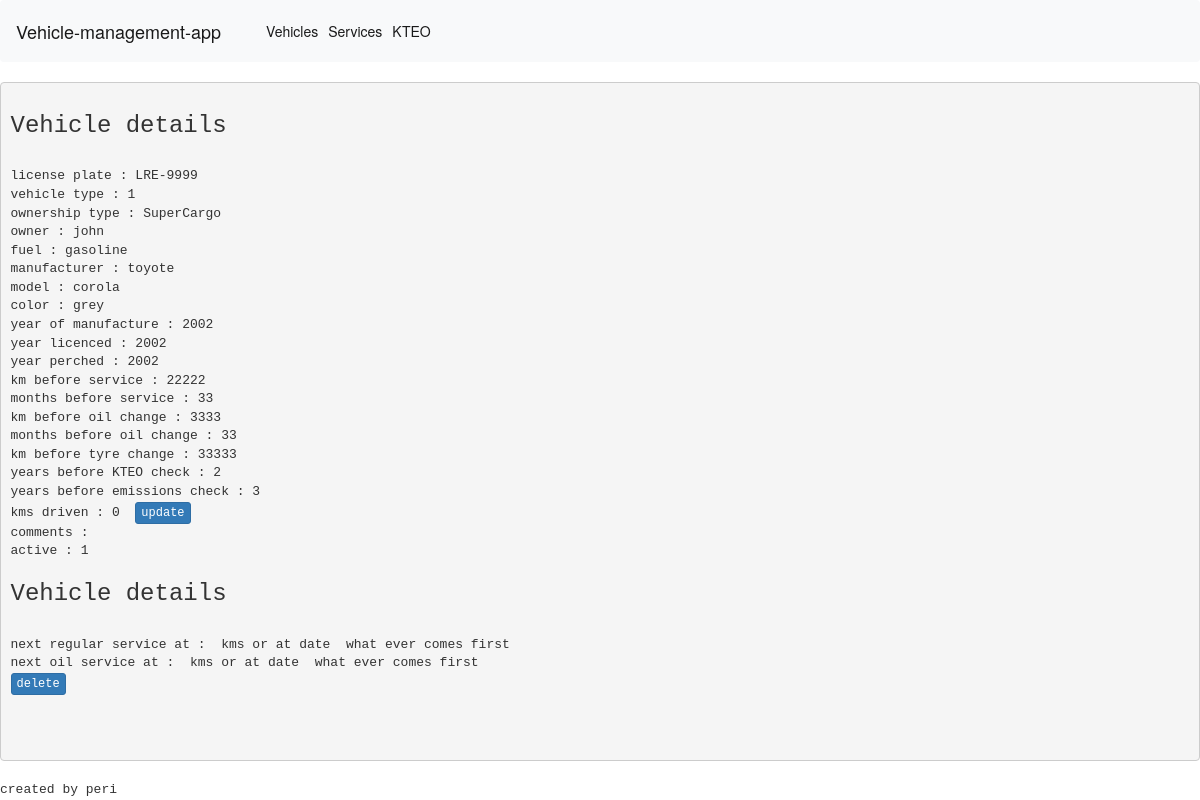
The app's page /index.php/vehicles/car_details/4 with its own data.
### tables this page shows
CREATE TABLE `car` (
  `license_plate` varchar(15) DEFAULT NULL,
  `vehicle_type` int NOT NULL,
  `ownership_type` enum('SuperCargo','I.X.') DEFAULT NULL,
  `id` int NOT NULL AUTO_INCREMENT,
  `owner` varchar(40) NOT NULL,
  `fuel` enum('gasoline','petrol','electric') NOT NULL,
  `manufacturer` varchar(20) NOT NULL,
  `model` varchar(20) NOT NULL,
  `color` varchar(15) DEFAULT NULL,
  `displasment` int NOT NULL,
  `year_man` year NOT NULL,
  `year_license` year NOT NULL,
  `year_purch` year NOT NULL,
  `service_reg_km` int DEFAULT NULL,
  `service_reg_months` int DEFAULT NULL,
  `service_oil_km` int DEFAULT NULL,
  `service_oil_months` int DEFAULT NULL,
  `service_tyre_km` int NOT NULL,
  `KTEO_years` int NOT NULL,
  `emission_years` int NOT NULL,
  `escort_id` int DEFAULT NULL,
  `comments` longtext,
  `active` tinyint(1) NOT NULL,
  PRIMARY KEY (`id`),
  KEY `car_car_id_fk` (`escort_id`),
  KEY `car_vehicle_type_null_fk` (`vehicle_type`),
  CONSTRAINT `car_car_id_fk` FOREIGN KEY (`escort_id`) REFERENCES `car` (`id`),
  CONSTRAINT `car_vehicle_type_null_fk` FOREIGN KEY (`vehicle_type`) REFERENCES `vehicle_type` (`id`)
);

### application/controllers/Vehicles.php (called while the page is built, shortened)
<?php
class Vehicles extends CI_Controller {
    public function __construct()
    {
        $this->load->model("vehicles_model");
        $this->load->helper("form");
    }
    public function car_details($id)
    {
        $result['dets']=$this->vehicles_model->get_vehicle_dets($id);
        $result['serv']=$this->vehicles_model->get_next_services($id);
        $this->load->view('hf/header');
        $this->load->view("vehicles/vehicle_details",$result);
        $this->load->view('hf/footer.html');
    }
}

### index.php (called while the page is built, shortened)
<?php
require_once BASEPATH.'core/CodeIgniter.php';

### application/models/Vehicles_model.php (called while the page is built, shortened)
<?php
class vehicles_model extends CI_Model
{
    function get_vehicle_dets($id){
        $this->db->select("car.*,max(km.odometer) as odo");
        $this->db->from("car as car");
        $this->db->join("km as km","car.id=km.car_id");
        $this->db->where("car.id",$id);
        $query=$this->db->get();
        return$query->result();
    }
    function get_next_services($id){
        $this->db->select("max(service_reg_km) as reg_km,max(service_reg_date) reg_date,max(service_oil_km) as oil_km,max(service_oil_date) as oil_date");
        $this->db->from("services");
        $this->db->where("car_id",$id);
        $query=$this->db->get();
        return$query->result();
    }
}

### application/views/vehicles/vehicle_details.php (the view)
<?php
echo"<pre>";
$s=$serv[0];
$det=$dets[0];
$update_odometer_url=base_url('/index.php/vehicles/update_odometer/'.$det->id);
$delete_url=base_url('/index.php/vehicles/are_u_sure_delete/'.$det->id);
    echo "<h3>Vehicle details</h3><br>";
    echo "license plate : ".$det->license_plate . "<br>";
    echo "vehicle type : ".$det->vehicle_type . "<br>";
    echo "ownership type : ".$det->ownership_type . "<br>";
    echo "owner : ".$det->owner . "<br>";
    echo "fuel : ".$det->fuel . "<br>";
    echo "manufacturer : ".$det->manufacturer . "<br>";
    echo "model : ".$det->model . "<br>";
    echo "color : ".$det->color . "<br>";
    echo "year of manufacture : ".$det->year_man . "<br>";
    echo "year licenced : ".$det->year_license . "<br>";
    echo "year perched : ".$det->year_purch . "<br>";
    echo "km before service : ".$det->service_reg_km . "<br>";
    echo "months before service : ".$det->service_reg_months . "<br>";
    echo "km before oil change : ".$det->service_oil_km . "<br>";
    echo "months before oil change : ".$det->service_oil_months . "<br>";
    echo "km before tyre change : ".$det->service_tyre_km . "<br>";
    echo "years before KTEO check : ".$det->KTEO_years . "<br>";
    echo "years before emissions check : ".$det->emission_years . "<br>";
    echo "kms driven : ".$det->odo. "  <a class='btn btn-primary btn-xs' href='$update_odometer_url'>update</a><br>";
    echo "comments : ".$det->comments . "<br>";
    echo "active : ".$det->active . "<br>";
echo "<h3>Vehicle details</h3><br>";
    echo "next regular service at : ". $s->reg_km ." kms or at date ". $s->reg_date ." what ever comes first <br>";
    echo "next oil service at : ". $s->oil_km ." kms or at date ". $s->oil_date ." what ever comes first";
echo "<br>";
echo "<a class='btn btn-primary btn-xs' href='$delete_url'>delete</a>";

### records on screen
car: license_plate "LRE-9999", vehicle_type "1", ownership_type "SuperCargo", owner "john", fuel "gasoline", manufacturer "toyote", model "corola", color "grey", year_man "2002", year_license "2002", year_purch "2002", service_reg_km "22222", service_reg_months "33", service_oil_km "3333", service_oil_months "33", service_tyre_km "33333", KTEO_years "2", emission_years "3", active "1"

### other values on screen
$det->odo "0"
